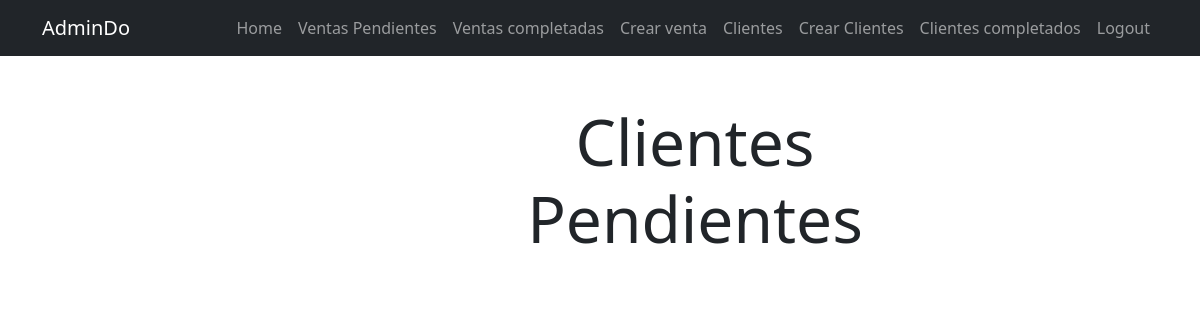
The app's page /clientes/completed (signed in), older data.
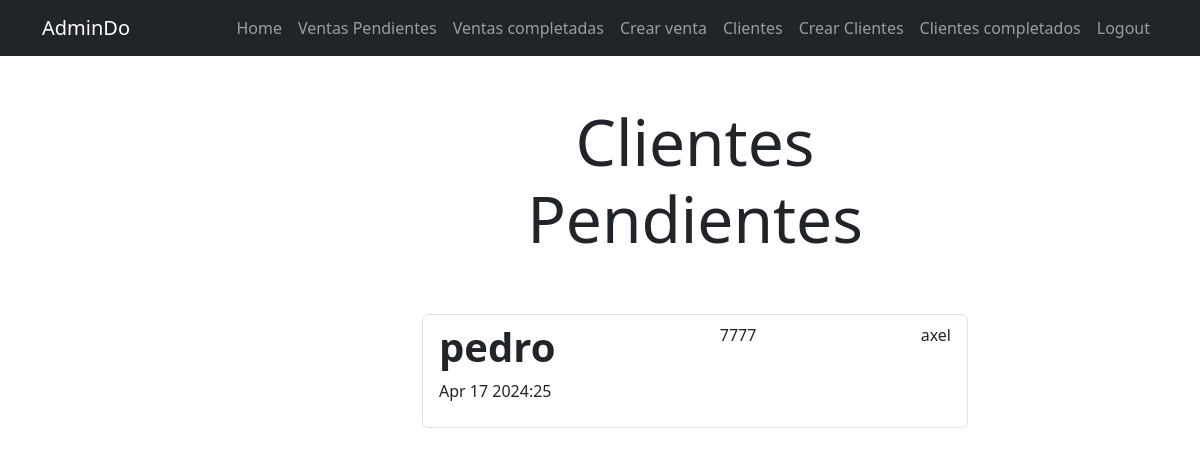
The same page, newer data.
### tasks/models.py (models this page shows, shortened)
class Cliente(models.Model):
    nombre = models.CharField(max_length=100)
    apellido = models.CharField(max_length=100)
    calle = models.CharField(max_length=100)
    colonia = models.CharField(max_length=100)
    celular = models.CharField(max_length=100)
    folio = models.IntegerField()
    created = models.DateTimeField(auto_now_add=True)
    datecompleted = models.DateTimeField(null=True, blank=True)
    user = models.ForeignKey(User, on_delete=models.CASCADE)
    important = models.BooleanField(default=False)

### tasks/views.py (the view)
# urls.py: path("clientes/completed", views.clientes_completed, name="clientes_completed")
@login_required
def clientes_completed(request):
    clientes = Cliente.objects.filter(
        user=request.user, datecompleted__isnull=False
    ).order_by
    ("-datecompleted")
    return render(request, "clientes.html", {"clientes": clientes})

### tasks/templates/clientes.html
{% extends 'base.html' %}
{% block content %}
<main class="container">
    <div class="row">
        <div class="col-md-6 offset-md-4">
            <h1 class="text-center display-3 py-5">Clientes Pendientes</h1>
    <ul class="list-group">
        {% for cliente in clientes %}
            <a class="list-group-item" href="{% url 'cliente_detail' cliente.id %}">
             <header class="d-flex justify-content-between">
                {% if task.important %}
                <h1 class="fw-bold text-success">{{ cliente.nombre }}</h1>
                {% else %}
                <h1 class="fw-bold">{{ cliente.nombre }}</h1>
                {% endif %}
                <p>{{ cliente.folio }}</p>
                <p>{{ cliente.user.username }}</p>
             </header>
                <p>{{ cliente.datecompleted|date:'M j Y:i' }}</p>
            </a>
        {% endfor %}
        </ul>
     </div>
    </div>
</main>
{% endblock %}

Row changes from the older to the newer data that the page shows:
added Cliente: nombre "pedro", folio "7777", user.username "axel", datecompleted "Apr 17 2024:25"
